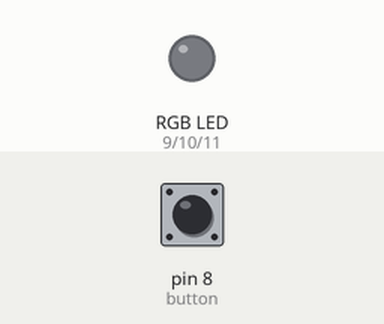
The sketch below on a simulated Arduino Uno, built with avr-gcc and run on an emulated ATmega328P. Shown: an RGB LED mixed from three pins (HIGH = lit). The test bench sets the inputs (shaded band); at power-on: pin 8 (button) LOW.

Above: at 1.2 s.
1.3 s: pin 8 (button) pulled HIGH for 1 s
At 2.5 s:
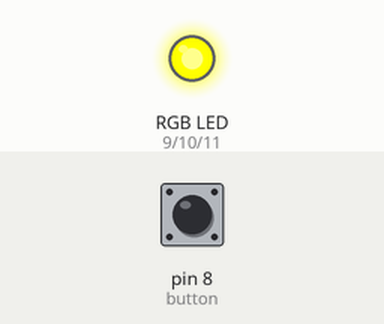
3.8 s: pin 8 (button) pulled HIGH for 0.15 s
At 4.9 s:
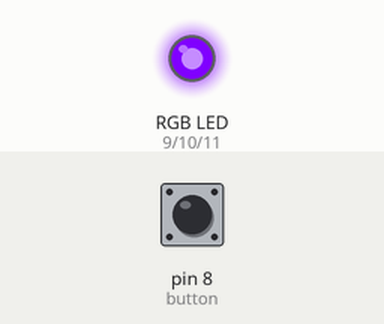
5.4 s: pin 8 (button) pulled HIGH for 0.15 s
At 6.1 s:
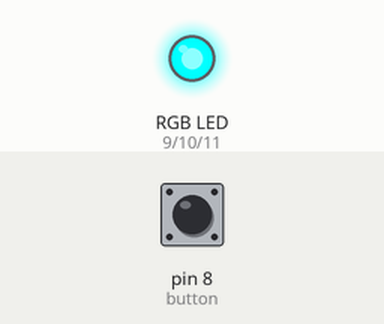
7.0 s: pin 8 (button) pulled HIGH for 3.2 s
At 10.9 s:
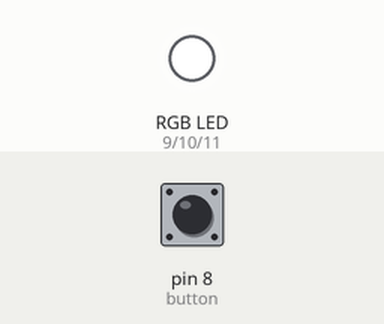
Timing chart, 0 to 12.4 s (numbered marks = the images above; inputs shaded):
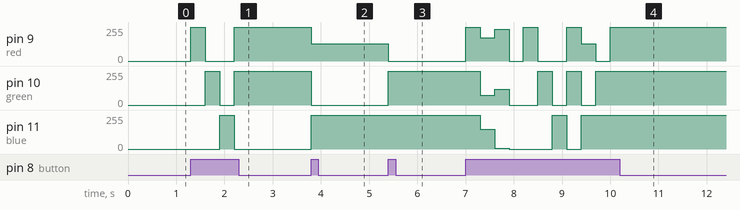

The sketch:

RGB_button_9_color.ino
```cpp
/*
This code use a RGB LED and button to switch to 9 different color, every time when you pressed the button.
*/
int red = 9;
int green = 10;
int blue = 11;
int button = 8;
int led=1;
void setup() {
  pinMode(red, OUTPUT);
  pinMode(green, OUTPUT);
  pinMode(blue, OUTPUT);
  pinMode(button, INPUT);
}

void turnOn(String light){
  if (light == "red"){
    analogWrite(red, 255);
    analogWrite(green, 0);
    analogWrite(blue, 0);
  }else if (light == "green"){
    analogWrite(red, 0);
    analogWrite(green, 255);
    analogWrite(blue, 0);
  }else if(light == "blue"){
    analogWrite(red, 0);
    analogWrite(green, 0);
    analogWrite(blue, 255);
  }else if(light == "yellow"){
    analogWrite(red, 255);
    analogWrite(green, 255);
    analogWrite(blue, 0);
  }else if(light == "purple"){
    analogWrite(red, 128);
    analogWrite(green, 0);
    analogWrite(blue, 255);
  }else if (light == "aqua"){
    analogWrite(red, 0);
    analogWrite(green, 255);
    analogWrite(blue, 255);
    }else if(light == "white"){
      analogWrite(red, 255);
      analogWrite(green, 255);
      analogWrite(blue, 255);
    }else if(light == "pink"){
      analogWrite(red, 175);
      analogWrite(green, 75);
      analogWrite(blue, 148);
    }else if(light == "orange"){
      analogWrite(red, 237);
      analogWrite(green, 120);
      analogWrite(blue, 6);
    }else if(light == "off"){
      analogWrite(red, 0);
      analogWrite(green, 0);
      analogWrite(blue, 0);
    }
}

void loop() {
  if (digitalRead(button) == HIGH && (led == 1)){
      turnOn("red");
      led = 2;
      delay(300);
  }
  if (digitalRead(button) == HIGH && (led == 2)){
      turnOn("green");
      led = 3;
      delay(300);
  }
 if (digitalRead(button) == HIGH && (led == 3) ){
      turnOn("blue");
      led = 4;
      delay(300);
  }
  if (digitalRead(button) == HIGH && (led == 4)){
      turnOn("yellow");
      led = 5;
      delay(300);
  }
  if (digitalRead(button) == HIGH && (led == 5)){
      turnOn("purple");
      led = 6;
      delay(300);
  }
 if (digitalRead(button) == HIGH && (led == 6) ){
      turnOn("aqua");
      led = 7;
      delay(300);
  }
 if (digitalRead(button) == HIGH && (led == 7)){
      turnOn("white");
      led = 8;
      delay(300);
  }
 if (digitalRead(button) == HIGH && (led == 8)){
       turnOn("pink");
       led = 9;
       delay(300);
  }
 if (digitalRead(button) == HIGH && (led == 9)){
       turnOn("orange");
       led = 0;
       delay(300);
  }
 if (digitalRead(button) == HIGH && (led == 0)){
       turnOn("off");
       led = 1;
       delay(300);
  }
}
```

Measured:
- after the input at 1.3 s, pin 9 (red): 0/255 → 255/255 at once, → 0/255 0.30 s later, → 255/255 0.60 s later; pin 10 (green): 0/255 → 255/255 after 0.30 s, → 0/255 0.30 s later, → 255/255 0.30 s later; pin 11 (blue): 0/255 → 255/255 after 0.60 s, → 0/255 0.30 s later
- after the input at 3.8 s, pin 9 (red): 255/255 → 128/255 at once; pin 10 (green): 255/255 → 0/255 at once; pin 11 (blue): 0/255 → 255/255 at once
- after the input at 5.4 s, pin 9 (red): 128/255 → 0/255 at once; pin 10 (green): 0/255 → 255/255 at once
- after the input at 7.0 s, pin 9 (red): 0/255 → 255/255 at once, → 175/255 0.30 s later, → 237/255 0.30 s later, → 0/255 0.30 s later, … (10 changes in this stretch); pin 10 (green): 255/255 → 75/255 after 0.30 s, → 120/255 0.30 s later, → 0/255 0.30 s later, → 255/255 0.60 s later, … (8 changes in this stretch)
